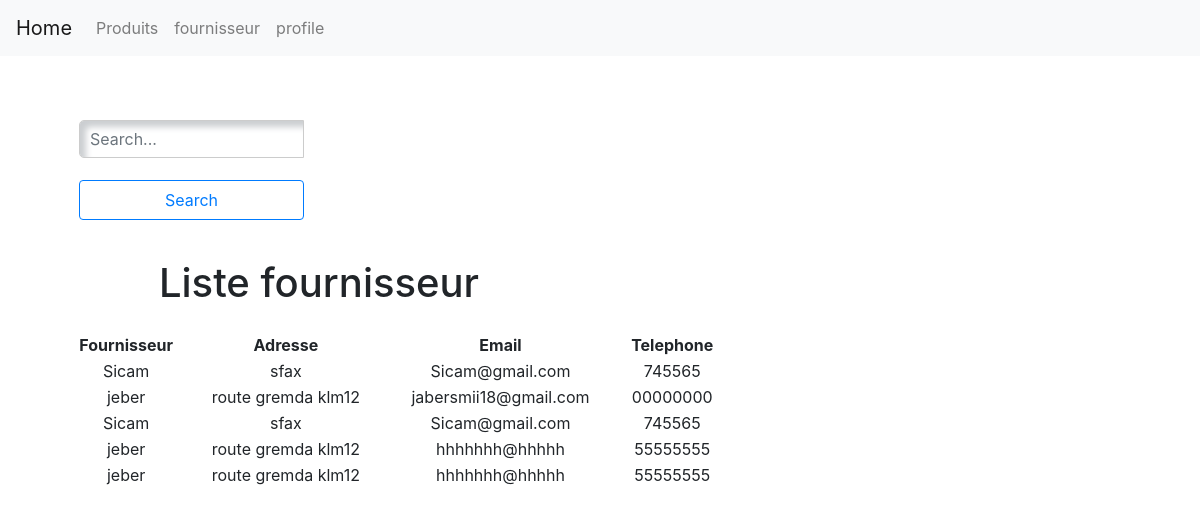
Page /magasin/fournisseur/ (signed in) on the committed database.
### magasin/models.py (models this page shows, shortened)
class Fournisseur(models.Model):
    nom=models.CharField(max_length=100)
    adresse=models.TextField(default = ' ')
    email=models.EmailField(default = ' ')
    telephone=models.CharField (max_length=8)

### magasin/views.py (the view)
# urls.py: path('fournisseur/',views.affFournisseur,name='listFourinsseur'),
@login_required
def affFournisseur(request):
    action = 'add'
    if request.method =="GET":
        query = request.GET.get('q')
        results = None
        if query:
            results = Fournisseur.objects.filter(Q(nom__icontains=query) | Q(adresse__icontains=query)| Q(email__icontains=query)| Q(telephone__icontains=query))
            return render (request,'magasin/listFournisseur.html',{'listF':results,'action':action})
    listF=Fournisseur.objects.all()
    return render (request,'magasin/listFournisseur.html',{'listF':listF,'action':action})

### templates/magasin/listFournisseur.html (shortened to what this page needs)
{% extends './base.html' %}
{% load static %}
{% block links  %} <link rel="stylesheet" href="{% static 'css/fournisseur.css' %}"> {% endblock links %}
{% block content %}
    <div class="parent" >
        <div class="child1">
            <div class="col-md-6">
                <form action="#" method="GET">
                    <div class="input-group mb-3">
                        <input type="text" class="form-control" placeholder="Search..." name="q">
                        <button class="btn btn-outline-primary" type="submit">Search</button>
                    </div>
                </form>
            </div>
            <h1 style="margin-bottom: 5%;">Liste fournisseur</h1>
            <table class="table-hover" style="width: 130%;">
                <tr >
                    <th scope="col">Fournisseur</th>
                    <th scope="col">Adresse</th>
                    <th scope="col">Email</th>
                    <th scope="col">Telephone</th>
                </tr>
                {% for four in listF %}
                        <td scope="col">{{four.nom}}</td>
                        <td scope="col">{{four.adresse}}</td>
                        <td scope="col">{{four.email}}</td>
                        <td scope="col">{{four.telephone}}</td>
                {% endfor %}
            </table>
        </div>
    </div>
{% endblock  %}

### static/css/fournisseur.css (style rules this page uses)
.parent { margin: 1rem; padding: 2rem 2rem; text-align: center; }
.child1 { padding: 1rem 1rem; vertical-align: middle; float: left; margin-left: 0%; }
input { caret-color: red; }
label, input, button { display: block; width: 100%; padding: 0; border: none; outline: none; box-sizing: border-box; }
input::placeholder { color: gray; }
input { background: #ecf0f3; padding: 10px; padding-left: 20px; height: 50px; font-size: 14px; border-radius: 50px; box-shadow: inset 6px 6px 6px #cbced1, inset -6px -6px 6px white; }
button { color: white; margin-top: 10%; margin-bottom: 10%; background: #1DA1F2; height: 40px; border-radius: 20px; cursor: pointer; font-weight: 900; transition: 0.5s; }
.form-control { width: 100%; padding: 10px; margin-bottom: 15px; border: 1px solid #ccc; border-radius: 5px; font-size: 16px; }

### rows in the picture
Fournisseur: nom "Sicam", adresse "sfax", email "Sicam@gmail.com", telephone "745565"
Fournisseur: nom "jeber", adresse "route gremda klm12", email "jabersmii18@gmail.com", telephone "00000000"
Fournisseur: nom "Sicam", adresse "sfax", email "Sicam@gmail.com", telephone "745565"
Fournisseur: nom "jeber", adresse "route gremda klm12", email "hhhhhhh@hhhhh", telephone "55555555"
Fournisseur: nom "jeber", adresse "route gremda klm12", email "hhhhhhh@hhhhh", telephone "55555555"
